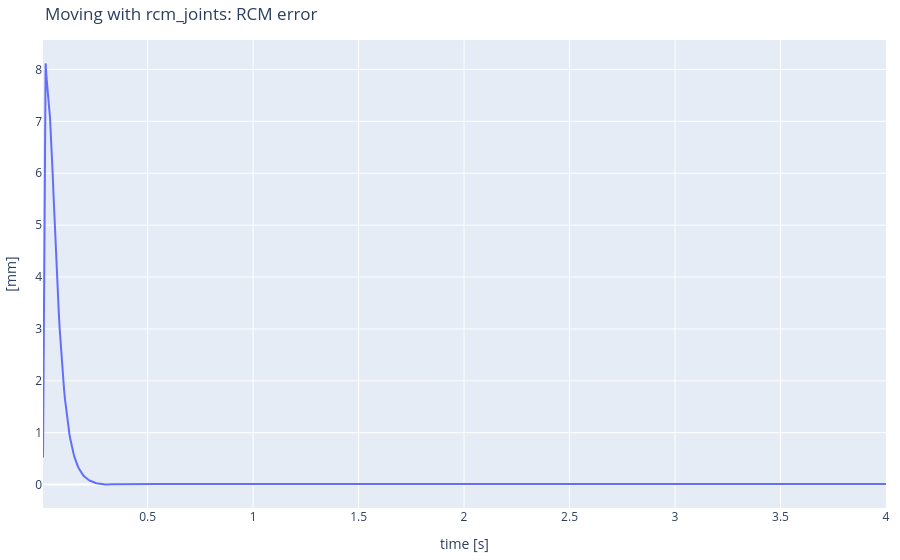
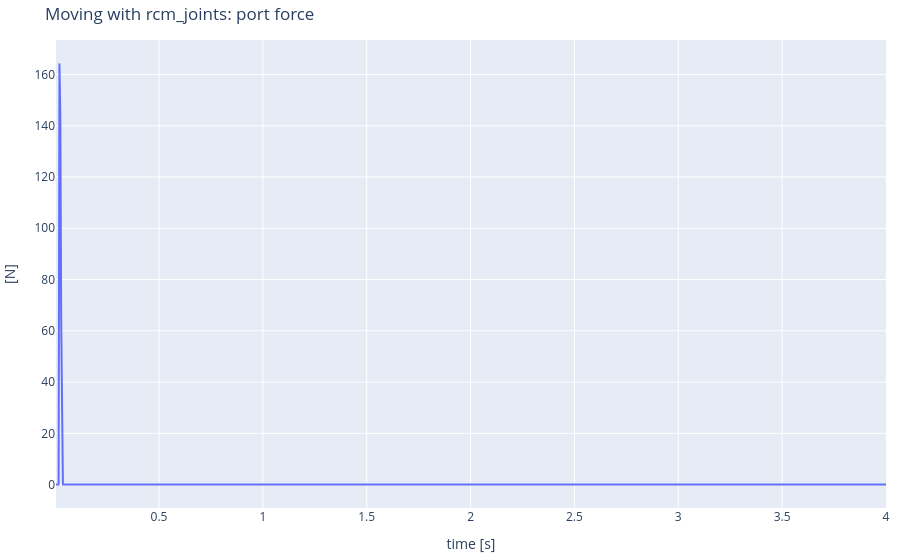

Notebook code for these charts, in order:
### Markdown cell above
> **T1.** Check it: move the robot through a combination of swing, pitch and insertion using `rcm_joints`, and record the RCM error and the force on the port. Both should stay close to zero. Note that pyBullet's `setJointMotorControlArray()` allows directly controlling position.

### Code cell
duration = 4.0       # [s]
t = 0.0
time_log, rcm_log, force_log = [], [], []

while t < duration:
    # SENSE
    error = rcm_error(robot)
    force = np.linalg.norm(kh.port_force(robot, port))

    
    #TODO: CONTROL: a slow motion in the three reduced coordinates    
    swing = 0.1
    pitch = 0.9
    insertion = 0.3
    q_target = rcm_joints(swing, pitch, insertion)

    # ACT
    p.setJointMotorControlArray(robot, joints, p.POSITION_CONTROL, targetPositions=q_target, forces=max_forces)
    p.stepSimulation()

    # WAIT
    time.sleep(DT)
    t = t + DT

    time_log.append(t)
    rcm_log.append(error * 1000)
    force_log.append(force)

kh.plot_series(time_log, {"RCM error [mm]": rcm_log}, ylabel="[mm]", title="Moving with rcm_joints: RCM error")
kh.plot_series(time_log, {"force on the port [N]": force_log}, ylabel="[N]", title="Moving with rcm_joints: port force")

### Figure 1 — Plotly figure (JSON) as saved in the notebook; plotly's stock layout.template omitted (floating-point values rounded to 4 significant figures; data arrays with more than 128 entries replaced by an {"elided": "..."} marker saying what was removed)
{"data": [{"mode": "lines", "name": "RCM error [mm]", "type": "scatter", "x": {"elided": "960 float values"}, "y": {"elided": "960 float values"}}], "layout": {"margin": {"b": 10, "l": 10, "r": 10, "t": 40}, "title": {"text": "Moving with rcm_joints: RCM error"}, "xaxis": {"title": {"text": "time [s]"}}, "yaxis": {"title": {"text": "[mm]"}}}}

### Figure 2 — Plotly figure (JSON) as saved in the notebook; plotly's stock layout.template omitted (floating-point values rounded to 4 significant figures; data arrays with more than 128 entries replaced by an {"elided": "..."} marker saying what was removed)
{"data": [{"mode": "lines", "name": "force on the port [N]", "type": "scatter", "x": {"elided": "960 float values"}, "y": {"elided": "960 float values"}}], "layout": {"margin": {"b": 10, "l": 10, "r": 10, "t": 40}, "title": {"text": "Moving with rcm_joints: port force"}, "xaxis": {"title": {"text": "time [s]"}}, "yaxis": {"title": {"text": "[N]"}}}}
